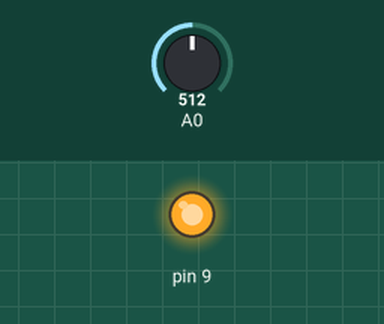
The sketch below on a simulated Arduino Uno, built with avr-gcc and run on an emulated ATmega328P. Shown: output pins drawn as LEDs (lit = HIGH). The inputs (shaded band) are chosen by the test bench; at power-on: A0 = 512.

Above: at 1.8 s.
1.9 s: A0 set to 169
3.4 s: A0 set to 145
At 4.6 s:
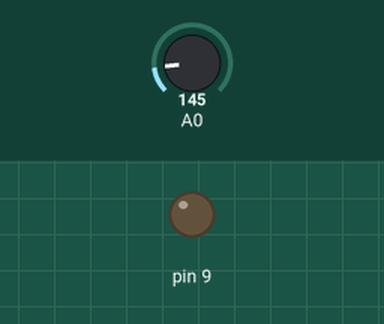
5.5 s: A0 set to 306
At 7.2 s:
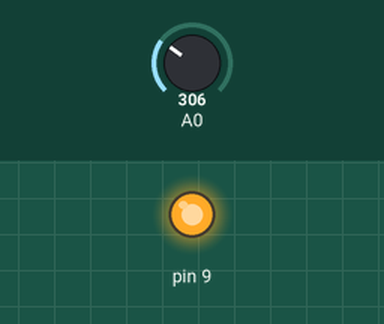
7.5 s: A0 set to 122
At 8.8 s:
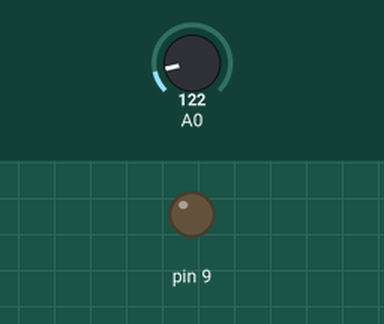
Timing chart, 0 to 10.5 s (numbered marks = the images above; inputs shaded):
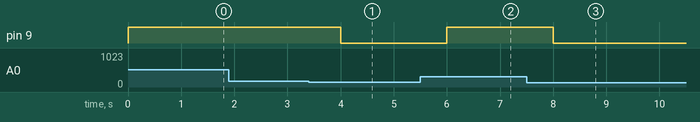

The sketch:

NhayLed_CamBienNhietDo.ino
```cpp
void setup()
{
  pinMode(9,OUTPUT);
}

void loop()
{
  int giaTri = analogRead(A0);
  int nhietDo = map (giaTri, 20,358,-40,125);

  if(nhietDo > 25){
    digitalWrite(9,HIGH);
  }
  else {
    digitalWrite(9,LOW);
  }
  delay(1000);
}
```

Measured:
- the behaviour switches between 156 and 155 on A0 (found by bisection; images 0 and 1)
- after the input at 1.9 s, every drawn part: stays the same
- after the input at 3.4 s, pin 9: HIGH → LOW after 0.60 s
- after the input at 5.5 s, pin 9: LOW → HIGH after 0.50 s
- after the input at 7.5 s, pin 9: HIGH → LOW after 0.50 s
